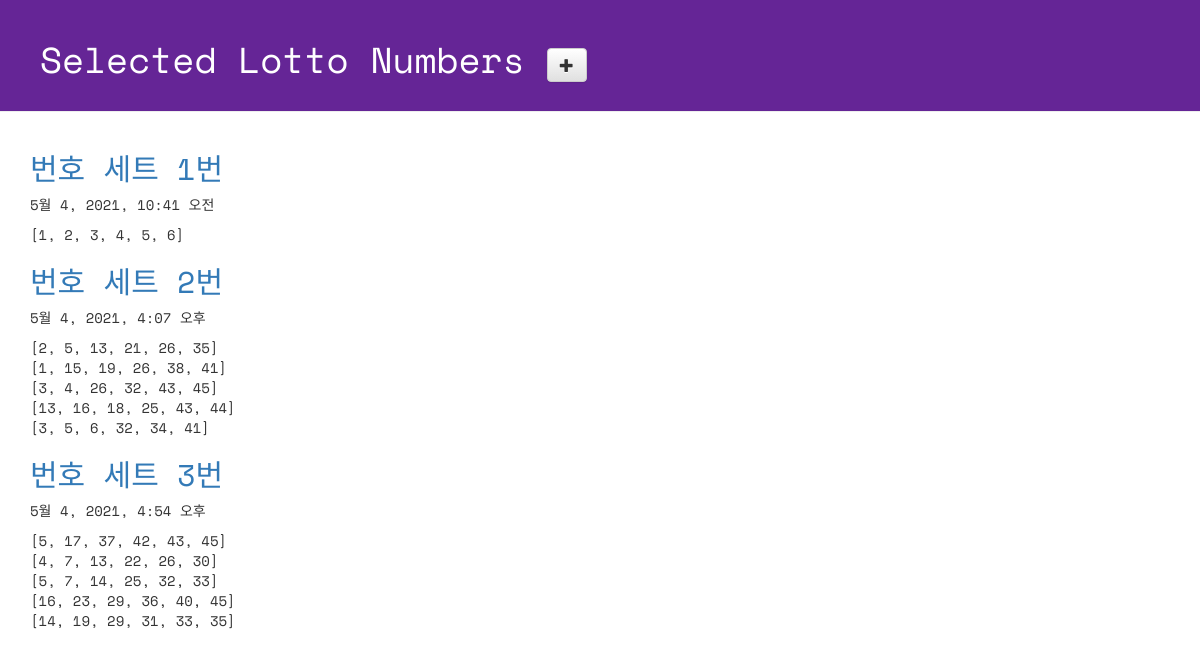
Page /lotto/ on the committed database.
### lotto/models.py (models this page shows, shortened)
class GuessNumbers(models.Model):
    name = models.CharField(max_length=24)
    text = models.CharField(max_length=255)
    lottos = models.CharField(max_length=255, default='[1, 2, 3, 4, 5, 6]')
    num_lottos = models.IntegerField(default=5)
    update_date = models.DateTimeField()

### lotto/views.py (the view)
# urls.py: path('lotto/', views.index, name='index'),
def index(request):
    lottos = GuessNumbers.objects.all()
    return render(request, 'lotto/default.html', {'lottos' : lottos})

### lotto/templates/lotto/default.html (shortened to what this page needs)
<!DOCTYPE html>
{% load static %}
<html lang="ko">
<head>
 <link rel="stylesheet" href="//maxcdn.bootstrapcdn.com/bootstrap/3.2.0/css/bootstrap.min.css">
 <link rel="stylesheet" href="//maxcdn.bootstrapcdn.com/bootstrap/3.2.0/css/bootstrap-theme.min.css">
 <link rel="stylesheet" href="{% static 'css/lotto.css' %}">
</head>
<body>
 <div class="page-header">
 <h1>
  Selected Lotto Numbers
  <a href="{% url 'new_lotto' %}">
   <span class="glyphicon glyphicon-plus btn btn-default"></span>
  </a>
 </h1>
 </div>
 <div class="container lotto">
   {% for lotto in lottos %}
     <h2><a href="{% url 'detail' lottokey=lotto.pk %}">{{lotto.name}}</a></h2>
     <p>{{ lotto.update_date }}</p>
     <p>{{ lotto.lottos | linebreaksbr }}</p>
   {% endfor %}
 </div>
</body>
</html>

### lotto/static/css/lotto.css (style rules this page uses)
.page-header { background-color: #652596; margin-top: 0; padding: 20px 20px 20px 40px; font-family: 'Space Mono', monospace; }
.page-header h1 { color: #FFFFFF; }
.container { font-family: 'Space Mono', monospace; }
.container h2 { color: #B9F442; }

### rows in the picture
GuessNumbers: name "번호 세트 1번", update_date "5월 4, 2021, 10:41 오전", lottos "[1, 2, 3, 4, 5, 6]"
GuessNumbers: name "번호 세트 2번", update_date "5월 4, 2021, 4:07 오후", lottos "[2, 5, 13, 21, 26, 35] [1, 15, 19, 26, 38, 41] [3, 4, 26, 32, 43, 45] [13, 16, 18, 25, 43, 44] [3, 5, 6, 32, 34, 41]"
GuessNumbers: name "번호 세트 3번", update_date "5월 4, 2021, 4:54 오후", lottos "[5, 17, 37, 42, 43, 45] [4, 7, 13, 22, 26, 30] [5, 7, 14, 25, 32, 33] [16, 23, 29, 36, 40, 45] [14, 19, 29, 31, 33, 35]"
